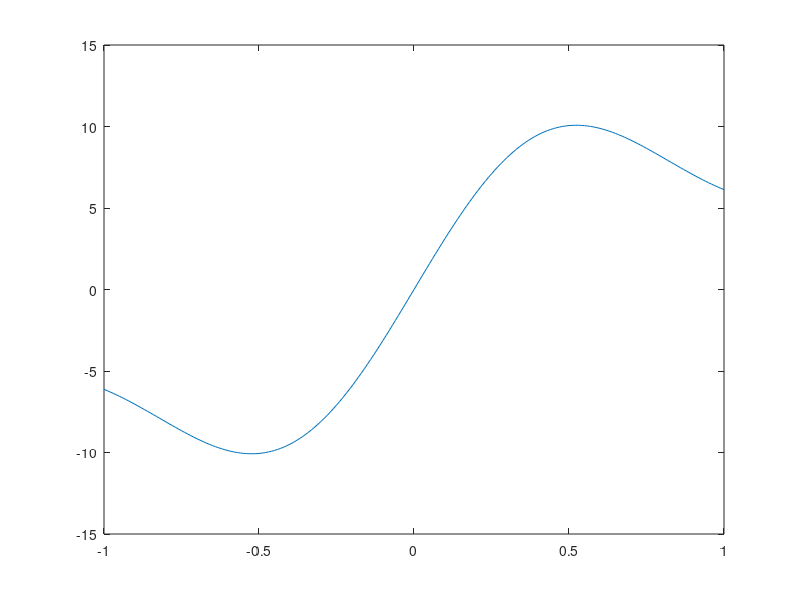

Here is the MATLAB script that generated this plot:

% Serie de Fourier para la señal de diente de sierra
n = input("Ingresar número de armonicos: ")
V = 5;
T = 0.5;
w = 2*pi*(1/0.5);

armonicos = 0:1:n;
results = [];
counter = 1
for t= -1:0.01:1
    y = 0;
    for armonico= 1:n
        y = y + ((4*V)/(armonico*pi))*sin(armonico*t);
        if armonico == 10 | armonico == 20
            distorsion = (((4*V)/(armonico*pi))^2)/((4*V)/pi);
            disp("Distorcion en ");
            disp(armonico)
            disp(distorsion)
        end
    end
    results(counter) = y;
    counter = counter + 1;
end
t = -1:0.01:1;

plot(t, results)

x = -5*sawtooth(t);

corrcoef(x, results)
